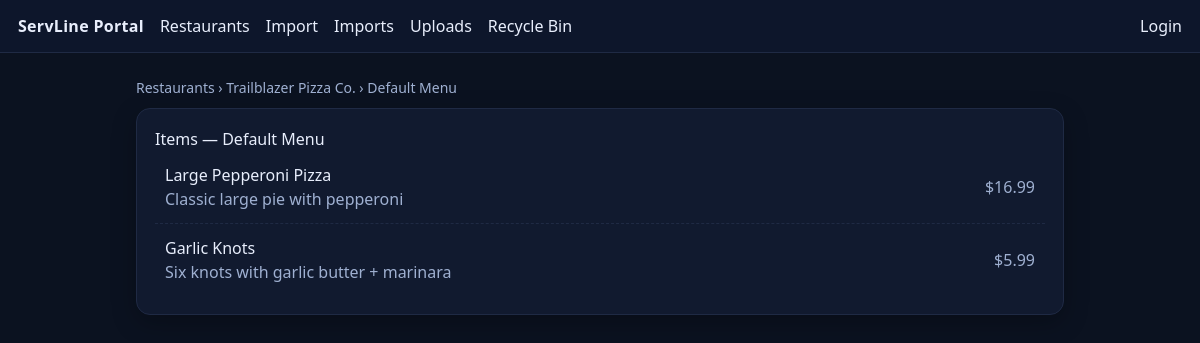
Screenshot of /menus/1/items with the database file from the repository.
### tables this page shows
CREATE TABLE restaurants (
  id INTEGER PRIMARY KEY AUTOINCREMENT,
  name TEXT NOT NULL,
  phone TEXT,
  address TEXT,
  active INTEGER NOT NULL DEFAULT 1,
  created_at TEXT NOT NULL DEFAULT (datetime('now'))
);

CREATE TABLE menus (
  id INTEGER PRIMARY KEY AUTOINCREMENT,
  restaurant_id INTEGER NOT NULL,
  name TEXT NOT NULL,
  active INTEGER NOT NULL DEFAULT 1,
  created_at TEXT NOT NULL DEFAULT (datetime('now')),
  FOREIGN KEY (restaurant_id) REFERENCES restaurants(id) ON DELETE CASCADE
);

CREATE TABLE menu_items (
  id INTEGER PRIMARY KEY AUTOINCREMENT,
  menu_id INTEGER NOT NULL,
  name TEXT NOT NULL,
  description TEXT,
  price_cents INTEGER NOT NULL,
  is_available INTEGER NOT NULL DEFAULT 1,
  created_at TEXT NOT NULL DEFAULT (datetime('now')),
  FOREIGN KEY (menu_id) REFERENCES menus(id) ON DELETE CASCADE
);

### portal/app.py (the view)
@app.get("/menus/<int:menu_id>/items")
def items_page(menu_id):
    with db_connect() as conn:
        menu = conn.execute("SELECT * FROM menus WHERE id=?", (menu_id,)).fetchone()
        if not menu:
            abort(404)
        rest = conn.execute("SELECT * FROM restaurants WHERE id=?", (menu["restaurant_id"],)).fetchone()
        items = conn.execute(
            "SELECT * FROM menu_items WHERE menu_id=? AND is_available=1 ORDER BY id", (menu_id,),
        ).fetchall()
        return render_template("items.html", restaurant=rest, menu=menu, items=items)

### portal/app.py (called while the page is built)
def db_connect():
    conn = sqlite3.connect(DB_PATH)
    conn.row_factory = sqlite3.Row
    conn.execute("PRAGMA foreign_keys = ON;")
    return conn

### portal/templates/items.html (shortened to what this page needs)
{% extends "base.html" %}
{% block content %}
  <p class="crumbs">
    <a href="/restaurants">Restaurants</a> ›
    <a href="/restaurants/{{ restaurant.id }}/menus">{{ restaurant.name }}</a> ›
    {{ menu.name }}
  </p>
  <div class="card">
    <h1>Items — {{ menu.name }}</h1>
    <ul class="list">
      {% for it in items %}
        <li class="row">
          <div>
            <div>{{ it.name }}</div>
            {% if it.description %}<div class="muted">{{ it.description }}</div>{% endif %}
          </div>
          <div class="muted">
            ${{ '%.2f'|format(it.price_cents/100) }}
          </div>
        </li>
      {% endfor %}
    </ul>
  </div>
{% endblock %}

### portal/templates/base.html (style rules this page uses)
:root { --bg:#0b1220; --panel:#111a2f; --ink:#e8eefc; --muted:#9fb0d1; --line:#1f2a44; }
* { box-sizing: border-box; }
html,body { height:100%; margin:0; font-family:system-ui,-apple-system,Segoe UI,Roboto,Helvetica,Arial,sans-serif; background:var(--bg); color:var(--ink); }
a { color:#b7cdfb; text-decoration:none; }
.card { background:var(--panel); border:1px solid var(--line); border-radius:14px; padding:18px; box-shadow:0 8px 24px rgba(0,0,0,.25); }
.list { margin:0; padding:0; list-style:none; }
.row { display:flex; align-items:center; justify-content:space-between; padding:12px 10px; border-bottom:1px dashed var(--line); }
.row:last-child { border-bottom:none; }
.crumbs { color:var(--muted); margin:0 0 10px; font-size:14px; }
h1,h2 { margin:0 0 10px; }
.muted { color:var(--muted); }

### rows the page displays
restaurants: name "Trailblazer Pizza Co."
menus: name "Default Menu"
menu_items: name "Large Pepperoni Pizza", description "Classic large pie with pepperoni", it.price_cents/100 "16.99"
menu_items: name "Garlic Knots", description "Six knots with garlic butter + marinara", it.price_cents/100 "5.99"
